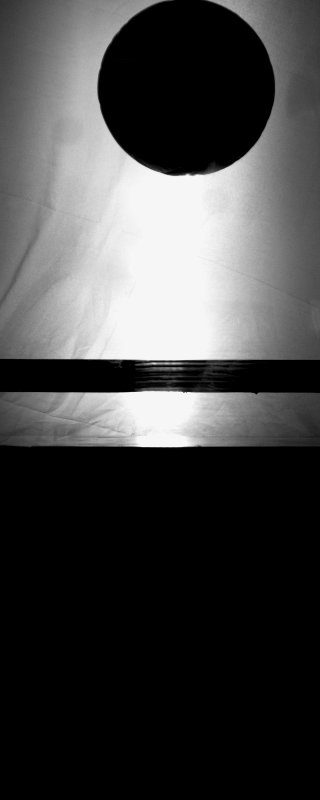
#> input picture data/Img000657.bmp, 320 x 800 px, given as the content of the folder /home/student/sky-scan/data/patch, which was not available
$ jupyter execute --allow-errors resnet_building_classification.ipynb
#> lines starting #> are read from the running program, lines starting #| are printed output that depends on the picture; after the words box and inside, x2 and y2 are one past the last pixel; in counts of white or black regions, pixels touching at a corner belong together; pictures that were not available may be replaced by others from this repository, and a replacement may not be noted
[cell 1]
import os
import numpy as np
from PIL import Image
import cv2
from tqdm import tqdm
import torch
from torch.utils.data import TensorDataset, DataLoader
import torch.nn as nn
import torch.optim as optim
from sklearn.model_selection import train_test_split
import matplotlib.pyplot as plt
from torchvision import models

[cell 2]
import os
import numpy as np
from PIL import Image
import cv2
from tqdm import tqdm

# Define paths to your tiled data
base_path = "/home/student/sky-scan/data"
original_dir = f"{base_path}/patch"
binary_dir = f"{base_path}/patch-binary"
color_dir = f"{base_path}/patch-texture"
images_, binary_masks_, color_masks_ = [], [], []
def load_tiled_data(original_dir, binary_dir, color_dir):

#> called with original_dir = '/home/student/sky-scan/data/patch', binary_dir = '/home/student/sky-scan/data/patch-binary'
    filenames = sorted(os.listdir(original_dir))

    for filename in tqdm(filenames, desc="Loading tiles", unit="tile"):
        # Load original tile
        img_path = os.path.join(original_dir, filename)
        image = Image.open(img_path).convert("RGB")
#> image is the input picture: PIL image 320x800 RGB; min 0, max 246, mean 68
        images_.append(np.array(image) / 255.0)  # Normalize to [0, 1]

        # Load binary mask tile
        binary_path = os.path.join(binary_dir, filename)
        binary = Image.open(binary_path).convert("L")  # Grayscale
        binary_masks_.append(np.array(binary) / 255.0)  # 0 or 1

        # Load color mask tile
        color_path = os.path.join(color_dir, filename)
        color = Image.open(color_path).convert("RGB")
        color_masks_.append(np.array(color) / 255.0)  # Normalize to [0, 1]

images = np.array(images_)
binary_masks = np.array(binary_masks_)
color_masks = np.array(color_masks_)

load_tiled_data(original_dir, binary_dir, color_dir)

[cell 3]
def get_largest_contour_square(image_input, black_tolerance=10):
    """
    Extract the largest contour and return a normalized 20x20 square region with its label.

    Parameters:
    - image_input: numpy array, input image in BGR format
    - black_tolerance: int, tolerance for black color detection

    Returns:
    - normalized_square: 20x20 numpy array of the extracted region
    - label: str, label based on dominant color (rough, average, smooth)
    """
    # Work on a copy of the input image
    image = image_input.copy()

    # Convert BGR to RGB for color processing
    image_rgb = cv2.cvtColor(image, cv2.COLOR_BGR2RGB)

    # Create mask for non-black pixels with tolerance
    black_mask = np.all(np.abs(image_rgb - [0, 0, 0]) <= black_tolerance, axis=-1)

    # Create working copy with white background
    masked_image = image_rgb.copy()
    masked_image[black_mask] = [255, 255, 255]

    # Convert to grayscale and create binary image
    gray = cv2.cvtColor(masked_image, cv2.COLOR_RGB2GRAY)
    _, binary = cv2.threshold(gray, 254, 255, cv2.THRESH_BINARY_INV)

    # Find contours
    contours, _ = cv2.findContours(binary, cv2.RETR_EXTERNAL, cv2.CHAIN_APPROX_SIMPLE)

    if not contours:
        return None, "No contour"

    # Find the largest contour by area
    largest_contour = max(contours, key=cv2.contourArea)

    # Skip if largest contour is too small
    if cv2.contourArea(largest_contour) < 50:
        return None, "Small contour"

    # Find enclosing circle
    (x, y), radius = cv2.minEnclosingCircle(largest_contour)
    center = (int(x), int(y))
    radius = int(radius)  # Use full radius for square

    # Calculate square bounds
    half_size = int(radius * 1.414 / 2)  # Half of square diagonal (radius * sqrt(2))
    x_min = max(0, center[0] - half_size)
    x_max = min(image.shape[1], center[0] + half_size)
    y_min = max(0, center[1] - half_size)
    y_max = min(image.shape[0], center[1] + half_size)

    # Extract square region
    square_region = image_rgb[y_min:y_max, x_min:x_max]

    # Resize to 20x20
    normalized_square = cv2.resize(square_region, (20, 20), interpolation=cv2.INTER_AREA)

    # Determine the label based on the dominant color
    dominant_color = np.mean(normalized_square, axis=(0, 1))
    if np.all(dominant_color < [85, 85, 85]):
        label = "rough"
    elif np.all(dominant_color < [170, 170, 170]):
        label = "average"
    else:
        label = "smooth"

    return normalized_square, label

def extract_patches_and_labels(images, masks, target_size=(20, 20)):
    """
    Extract 20x20 patches and labels from all images.

    Parameters:
    - images: numpy array of original images
    - masks: numpy array of mask images
    - target_size: tuple of (height, width) for the extracted patches

    Returns:
    - patches: list of normalized 20x20 patches
    - labels: list of labels for the patches
    """
#> called with target_size = (20, 20)
    patches = []
    labels = []

    for idx in tqdm(range(len(images)), desc="Extracting patches"):
        # Get image and mask
        img = images[idx]
        mask_rgb = masks[idx]

        # Convert mask to uint8 for OpenCV
        mask_rgb_cv = (mask_rgb * 255).astype(np.uint8)

        # Get normalized square from largest contour
        normalized_square, label = get_largest_contour_square(
            cv2.cvtColor(mask_rgb_cv, cv2.COLOR_RGB2BGR),
            black_tolerance=10
        )

        if normalized_square is None:
            # If no valid contour, resize the mask to 20x20
            normalized_square = cv2.resize(mask_rgb_cv, target_size, interpolation=cv2.INTER_AREA)
            label = "no_contour"

        patches.append(normalized_square)
        labels.append(label)
#> this loop made 1 pass
#> (x in get_largest_contour_square, y in get_largest_contour_square, radius in get_largest_contour_square, center in get_largest_contour_square, half_size in get_largest_contour_square, x_min in get_largest_contour_square, x_max in get_largest_contour_square, y_min in get_largest_contour_square) on pass 1: (159.5, 223, 274, (159, 223), 193, 0, 320, 30)
#> pass 1, in get_largest_contour_square, `black_mask = np.all(np.abs(image_rgb - [0, 0, 0]) <= black_tolerance, ..`:
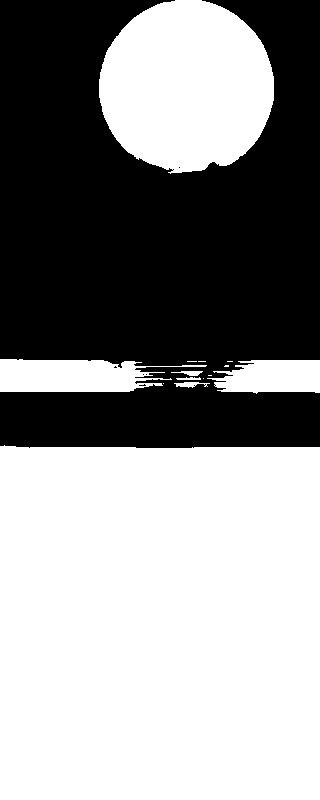
#> black_mask: shape (800, 320) bool; 56.5% white; 6 black regions (5 under 20 px), largest, box (x1, y1, x2, y2) and area: (0, 0, 320, 448) 111396
#> pass 1, in get_largest_contour_square, `gray = cv2.cvtColor(masked_image, cv2.COLOR_RGB2GRAY)`:
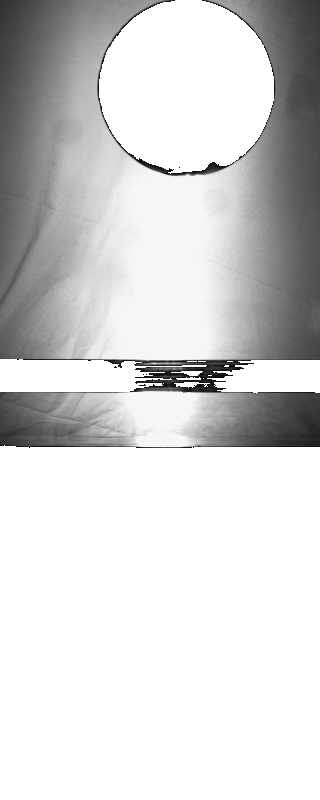
#> gray: shape (800, 320); min 11, max 255, mean 212
#> after the loop:
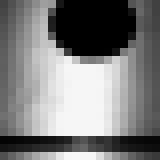
#> normalized_square: shape (20, 20, 3) (shown 8 times larger); min 0, max 246, mean 124.3
#> after the loop, labels = ['average']; patches = 1 item

    return patches, labels
# Extract patches and labels
patches, labels = extract_patches_and_labels(binary_masks_, color_masks_)
#> patches = 1 item; labels = ['average']

patches_array = np.array(patches)

[cell 4]
label_map = {'rough': 0, 'average': 1, 'smooth': 2, 'no_contour': 3}
numerical_labels = [label_map[label] for label in labels]
#> numerical_labels = [1]

# Print shapes for debugging
print(f"Shape of patches array: {patches_array.shape}")
#| Shape of patches array: (1, 20, 20, 3)
print(f"Shape of labels array: {len(numerical_labels)}")
#| Shape of labels array: 1
# Convert to PyTorch tensors
#> (the rest of this cell did not finish here and is left out)
